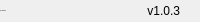
              <widget class="QFrame" name="bottomBar">
               <property name="minimumSize">
                <size>
                 <width>0</width>
                 <height>22</height>
                </size>
               </property>
               <property name="maximumSize">
                <size>
                 <width>16777215</width>
                 <height>22</height>
                </size>
               </property>
               <property name="frameShape">
                <enum>QFrame::Shape::NoFrame</enum>
               </property>
               <property name="frameShadow">
                <enum>QFrame::Shadow::Raised</enum>
               </property>
               <layout class="QHBoxLayout" name="horizontalLayout_5">
                <property name="spacing">
                 <number>0</number>
                </property>
                <property name="leftMargin">
                 <number>0</number>
                </property>
                <property name="topMargin">
                 <number>0</number>
                </property>
                <property name="rightMargin">
                 <number>0</number>
                </property>
                <property name="bottomMargin">
                 <number>0</number>
                </property>
                <item>
                 <widget class="QLabel" name="creditsLabel">
                  <property name="maximumSize">
                   <size>
                    <width>16777215</width>
                    <height>16</height>
                   </size>
                  </property>
                  <property name="font">
                   <font>
                    <family>Segoe UI</family>
                    <pointsize>-1</pointsize>
                    <italic>false</italic>
                    <bold>false</bold>
                   </font>
                  </property>
                  <property name="text">
                   <string>By: Whatever,</string>
                  </property>
                  <property name="alignment">
                   <set>Qt::AlignmentFlag::AlignLeading|Qt::AlignmentFlag::AlignLeft|Qt::AlignmentFlag::AlignVCenter</set>
                  </property>
                 </widget>
                </item>
                <item>
                 <widget class="QLabel" name="version">
                  <property name="text">
                   <string>v1.0.3</string>
                  </property>
                  <property name="alignment">
                   <set>Qt::AlignmentFlag::AlignRight|Qt::AlignmentFlag::AlignTrailing|Qt::AlignmentFlag::AlignVCenter</set>
                  </property>
                 </widget>
                </item>
                <item>
                 <widget class="QFrame" name="frame_size_grip">
                  <property name="minimumSize">
                   <size>
                    <width>20</width>
                    <height>0</height>
                   </size>
                  </property>
                  <property name="maximumSize">
                   <size>
                    <width>20</width>
                    <height>16777215</height>
                   </size>
                  </property>
                  <property name="frameShape">
                   <enum>QFrame::Shape::NoFrame</enum>
                  </property>
                  <property name="frameShadow">
                   <enum>QFrame::Shadow::Raised</enum>
                  </property>
                 </widget>
                </item>
               </layout>
              </widget>
